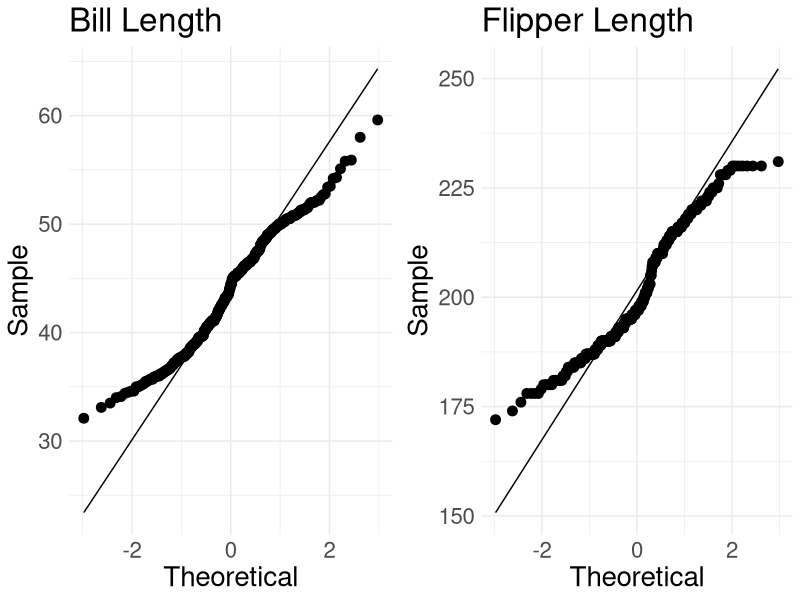
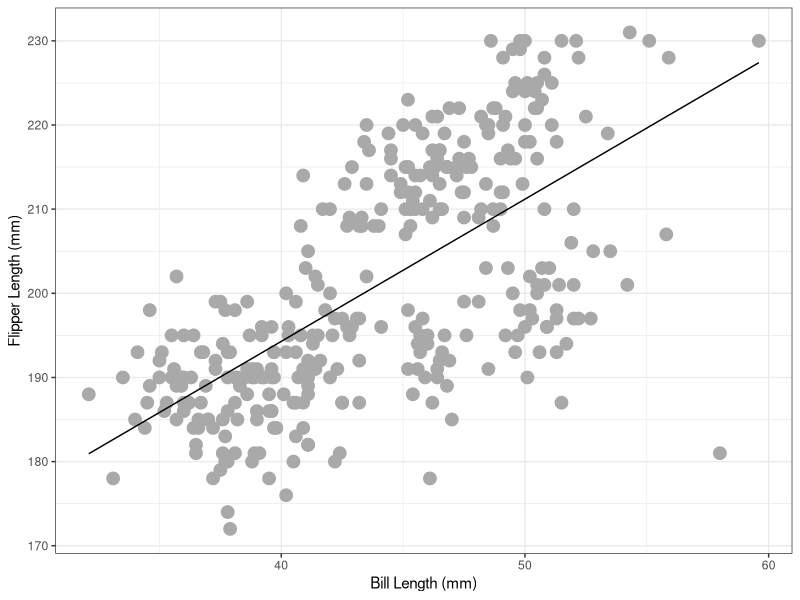

These figures' R source, in order:
## ---- chunk 1
library(tidyverse)
x <- c(1, 3, 4, 5, 7)
y <- c(6, 14, 10, 14, 26)
data <- tibble(x, y)
## ---- chunk 2
m1 <- lm(y ~ x, data = data)
summary(m1)
## ---- chunk 3
summary(m1)
## ---- chunk 4
confint(m1)
## ---- chunk 5
confint(m1, level = 0.99)
## ---- chunk 6
data <- palmerpenguins::penguins %>%
  select(bill_length_mm, bill_depth_mm, flipper_length_mm, body_mass_g)
cor(data, use = "complete.obs") 
## ---- chunk 7
cor(data$bill_length_mm, data$flipper_length_mm, use = "complete.obs")
## ---- chunk 8
cor.test(data$bill_length_mm, data$flipper_length_mm, use = "complete.obs")
## ---- chunk 9
cor.test(data$bill_length_mm, data$flipper_length_mm, conf.level = 0.99, use = "complete.obs")
## ---- chunk 10
library(ggpubr)
p1 <- data %>% ggplot(aes(sample = bill_length_mm)) +
  stat_qq(size=3) +
  stat_qq_line() +
  theme_minimal() +
  xlab("Theoretical") +
  ylab("Sample") +
  ggtitle("Bill Length") +
  theme(text = element_text(size=20))
p2 <- data %>% ggplot(aes(sample = flipper_length_mm)) +
  stat_qq(size=3) +
  stat_qq_line() +
  theme_minimal() +
  xlab("Theoretical") +
  ylab("Sample") +
  ggtitle("Flipper Length") +
  theme(text = element_text(size=20))
ggarrange(p1, p2, nrow = 1)
## ---- chunk 11
cor(data, use = "complete.obs", method = "spearman") 
## ---- chunk 12
cor(data$bill_length_mm, data$flipper_length_mm, use = "complete.obs", method = "spearman")
## ---- chunk 13
m2 <- lm(flipper_length_mm ~ bill_length_mm, data = data)
c2 <- coefficients(m2)
c2
## ---- chunk 14
data <- data %>%
  mutate(yhat = c2[1] + c2[2]*bill_length_mm)
head(data, n = 2)
## ---- chunk 15
data %>% ggplot(aes(x = bill_length_mm, y = flipper_length_mm)) +
  geom_point(size=4, color = "darkgray") + 
  geom_line(aes(y = yhat)) +
  labs(x = "Bill Length (mm)",
       y = "Flipper Length (mm)") +
  theme_bw()
